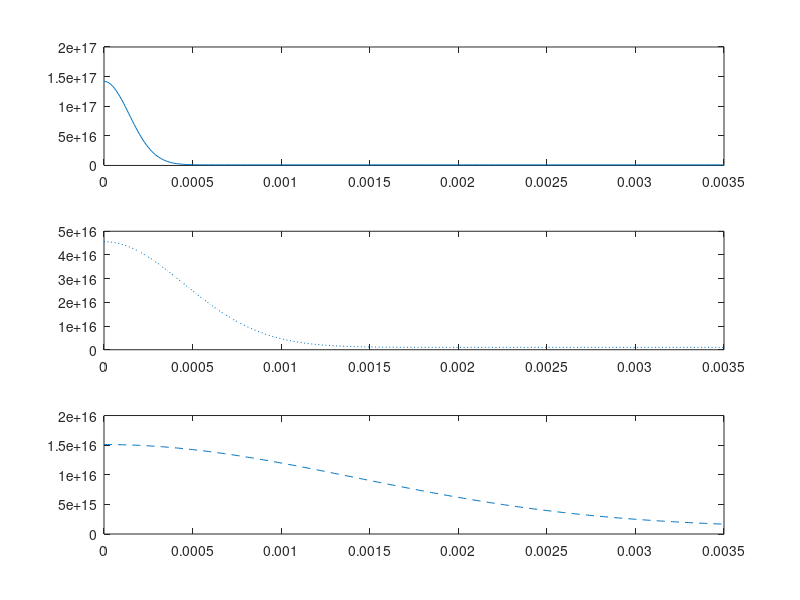
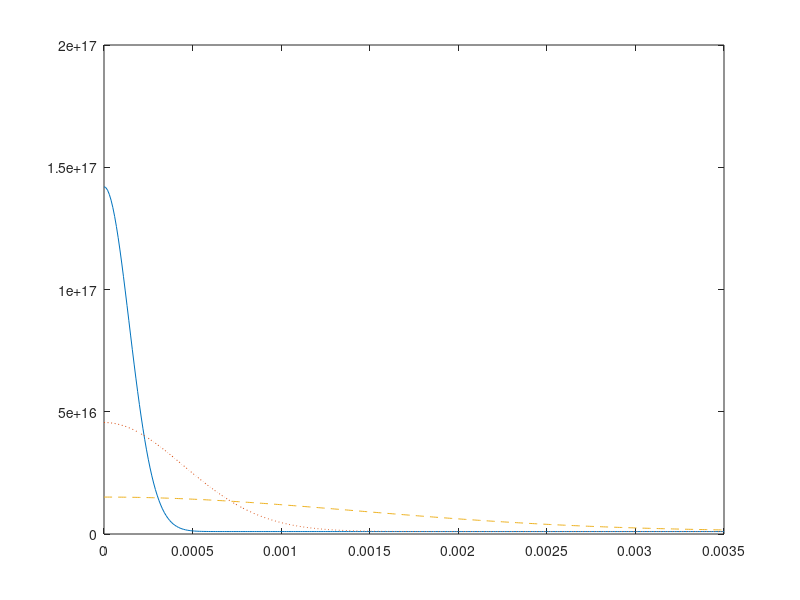

Reproduce these figures in MATLAB, in order.
close all
clear all

xx = 0:.00001:.0035; %Distance into wafer 0-50 um, resolution of .1 um
tt = [1e-9 10e-9 100e-9];   %time after light pulse

D_p = 10;       %cm^2/s
PHI = 5e13;     %cm^-2
N_A = 1e15;     %cm^-3

sigma = sqrt(2*D_p*tt);  %cm

p1 = PHI/(sqrt(2*pi)*sigma(1))*exp(-(xx.^2)./(2*sigma(1)^2)) + N_A;
p2 = PHI/(sqrt(2*pi)*sigma(2))*exp(-(xx.^2)./(2*sigma(2)^2)) + N_A;
p3 = PHI/(sqrt(2*pi)*sigma(3))*exp(-(xx.^2)./(2*sigma(3)^2)) + N_A;

figure(1)
subplot(3,1,1),plot(xx,p1,'-')
subplot(3,1,2),plot(xx,p2,':')
subplot(3,1,3),plot(xx,p3,'--')

figure(2)
plot(xx,p1,'-')
hold on
plot(xx,p2,':')
plot(xx,p3,'--')
hold off